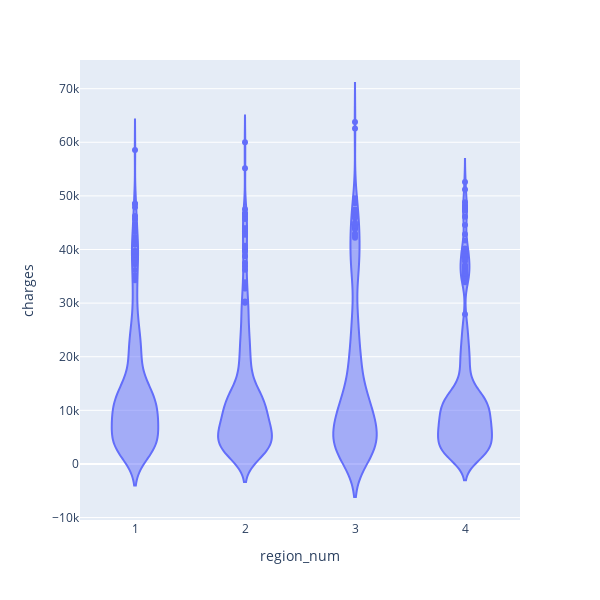

The notebook cell saved with this chart:
### Code cell
px.violin(medic_df, x = 'region_num', y = 'charges', height=600,
    width=600)

### Figure 1 — Plotly figure (JSON) as saved in the notebook; plotly's stock layout.template omitted (floating-point values rounded to 4 significant figures; data arrays with more than 128 entries replaced by an {"elided": "..."} marker saying what was removed)
{"data": [{"alignmentgroup": "True", "box": {"visible": false}, "hovertemplate": "region_num=%{x}<br>charges=%{y}<extra></extra>", "legendgroup": "", "marker": {"color": "#636efa"}, "name": "", "offsetgroup": "", "orientation": "v", "scalegroup": "True", "showlegend": false, "type": "violin", "x": {"elided": "1338 int values"}, "x0": " ", "xaxis": "x", "y": {"elided": "1338 float values"}, "y0": " ", "yaxis": "y"}], "layout": {"height": 600, "legend": {"tracegroupgap": 0}, "margin": {"t": 60}, "violinmode": "group", "width": 600, "xaxis": {"anchor": "y", "domain": [0, 1], "title": {"text": "region_num"}}, "yaxis": {"anchor": "x", "domain": [0, 1], "title": {"text": "charges"}}}}
